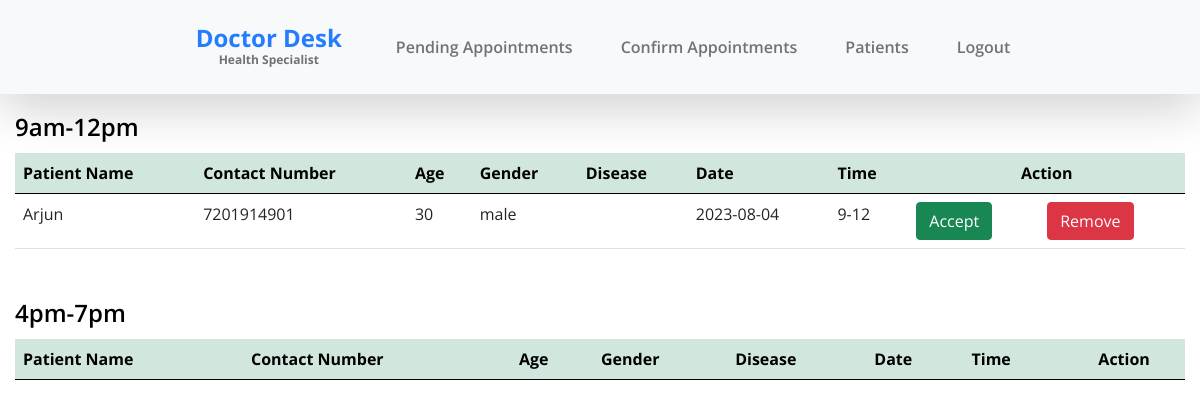
Page /doc/doctorappointments/ on the committed database.
### doctor/models.py (models this page shows, shortened)
class appointmentBookingForm(models.Model):
    Appointment_Name = models.CharField(max_length=20)
    Appointment_Number = models.CharField(max_length=100)
    Appointment_Age = models.CharField(max_length=100)
    Appintment_Gender = models.CharField(max_length=100)
    Appointment_Description = models.CharField(max_length=100)
    Appointment_date = models.CharField(max_length=100)
    Appointment_time = models.CharField(max_length=100)
    Appintment_Status=models.CharField(max_length=100)

### doctor/views.py (the view, shortened to what this page needs)
# urls.py: path('doctorappointments/',DoctorAppointments,name="doctorappointments"),
def DoctorAppointments(request):
    appointments=appointmentBookingForm.objects.all()
    return render(request,'DoctorAppointments.html',{"appointments":appointments})

### doctor/templates/DoctorAppointments.html (shortened to what this page needs)
{% load static %}
<!doctype html>
<html lang="en">
    <head>
        <link href="css/bootstrap.min.css" rel="stylesheet">
        <link href="css/bootstrap-icons.css" rel="stylesheet">
        <link href="css/owl.carousel.min.css" rel="stylesheet">
        <link href="css/owl.theme.default.min.css" rel="stylesheet">
        <link href="css/templatemo-medic-care.css" rel="stylesheet">
        <link rel="stylesheet" type="text/css" href="{% static 'css/bootstrap-icon.css' %}"/>
        <link rel="stylesheet" type="text/css" href="{% static 'css/bootstrap.min.css' %}"/>
        <link rel="stylesheet" type="text/css" href="{% static 'css/owl.carousel.min.css' %}"/>
        <link rel="stylesheet" type="text/css" href="{% static 'css/owl.theme.default.min.css' %}"/>
        <link rel="stylesheet" type="text/css" href="{% static 'css/templatemo-medic-care.css' %}"/>
        <link rel="stylesheet" type="text/css" href="{% static 'fonts/bootstrap-icons.woff' %}"/>
        <link rel="stylesheet" type="text/css" href="{% static 'fonts/bootstrap-icons.woff2' %}"/>
    </head>
    <body id="top">
        <main>
            <nav class="navbar navbar-expand-lg bg-light fixed-top shadow-lg">
                <div class="container">
                    <div class="collapse navbar-collapse" id="navbarNav">
                        <ul class="navbar-nav mx-auto">
                            <a class="navbar-brand d-none d-lg-block" href="/doc/home">
                                Doctor Desk
                                <strong class="d-block">Health Specialist</strong>
                            </a>
                            <li class="nav-item active">
                                <a class="nav-link" href="/doc/doctorappointments">Pending Appointments</a>
                            </li>
                            <li class="nav-item">
                                <a class="nav-link" href="/doc/doctorconfirmappointments">Confirm Appointments</a>
                            </li>
                            <li class="nav-item">
                                <a class="nav-link" href="/doc/doctorpatient">Patients</a>
                            </li>
                            <li class="nav-item">
                                <a class="nav-link" href="/doc/doctorLogout">Logout</a>
                            </li>
                        </ul>
                    </div>
                </div>
            </nav>
            <section  style="padding:15px">
                <div class="flex">
                    <div style="flex:50%"><h5>9am-12pm</h5></div>
                </div>
                <table class="table">
                    <thead class="table-success">
                      <tr>
                        <th>Patient Name</th>
                        <th>Contact Number</th>
                        <th>Age</th>
                        <th>Gender</th>
                        <th>Disease</th>
                        <th>Date</th>
                        <th>Time</th>
                        <th colspan="2" style="text-align:center">Action</th>
                    </tr>
                    </thead>
                    <tbody>
                        {% for app in appointments %}
                        {% if app.Appointment_time == '9-12' and app.Appintment_Status == 'Pending' %}
                      <tr>
                        <td>{{app.Appointment_Name}}</td>
                        <td>{{app.Appointment_Number}}</td>
                        <td>{{app.Appointment_Age}}</td>
                        <td>{{app.Appintment_Gender}}</td>
                        <td>{{app.Appointment_Description}}</td>
                        <td>{{app.Appointment_date}}</td>
                        <td>{{app.Appointment_time}}</td>
                        <td>
                            <form method="POST" action="{% url 'doctorconfirmappointments' %}">
                              <button type="submit" class="btn btn-success">Accept</button>
                            </form>
                          </td>
                           <td>
                            <form method="POST" action="{% url 'doctorappointments' %}">
                              <button type="submit" class="btn btn-danger">Remove</button>
                            </form>
                          </td>
                      </tr>
                      {% endif %}
                      {% endfor %}
                    </tbody>
                </table>
            </section>
            <section  style="padding:15px">
                <div class="flex">
                    <div style="flex:50%"><h5>4pm-7pm</h5></div>
                </div>
                <table class="table">
                    <thead class="table-success">
                      <tr>
                        <th>Patient Name</th>
                        <th>Contact Number</th>
                        <th>Age</th>
                        <th>Gender</th>
                        <th>Disease</th>
                        <th>Date</th>
                        <th>Time</th>
                        <th colspan="2" style="text-align:center">Action</th>
                    </tr>
                    </thead>
                </table>
            </section>
        </main>
    </body>
</html>

### doctor/static/css/templatemo-medic-care.css (style rules this page uses)
:root { --white-color: #FFFFFF; --primary-color: #247cff; --section-bg-color: #F9F9F9; --dark-color: #000000; --title-color: #565758; --p-color: #717275; --border-color: #eaeaea; --body-font-family: 'Open Sans', sans-serif; --h1-font-size: 48px; --h2-font-size: 36px; --h3-font-size: 32px; --h4-font-size: 28px; --h5-font-size: 24px; --h6-font-size: 22px; --p-font-size: 18px; --menu-font-size: 16px; --font-weight-light: 300; --font-weight-normal: 400; --font-weight-semibold: 600; --font-weight-bold: 700; }
body { background: var(--white-color); font-family: var(--body-font-family); position: relative; padding-top: 94px; }
h2, h3, h4, h5, h6 { color: var(--dark-color); line-height: inherit; }
h1, h2, h3, h4, h5, h6 { font-weight: var(--font-weight-semibold); }
h5 { font-size: var(--h5-font-size); }
a, button { touch-action: manipulation; transition: all 0.3s; }
a { color: var(--p-color); text-decoration: none; }
b, strong { font-weight: var(--font-weight-bold); }
.navbar { padding-top: 20px; padding-bottom: 20px; }
.navbar-brand { color: var(--primary-color); font-size: var(--h5-font-size); font-weight: var(--font-weight-bold); margin: 0 30px; padding: 0; text-align: center; }
.navbar-brand strong { color: var(--p-color); font-size: 12px; position: relative; bottom: 5px; }
.navbar-expand-lg .navbar-nav .nav-link { padding-right: 1.5rem; padding-left: 1.5rem; }
.navbar-nav .nav-link { color: var(--p-color); font-weight: var(--font-weight-semibold); font-size: var(--menu-font-size); padding-top: 15px; padding-bottom: 15px; }

### rows in the picture
appointmentBookingForm: Appointment_Name "Arjun", Appointment_Number "7201914901", Appointment_Age "30", Appintment_Gender "male", Appointment_date "2023-08-04", Appointment_time "9-12"
